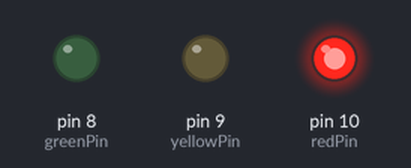
This sketch was run on a simulated Arduino Uno, built with avr-gcc and run on an emulated ATmega328P. Parts: output pins drawn as LEDs (lit = HIGH).

Above: at 1.5 s.
At 3.5 s:
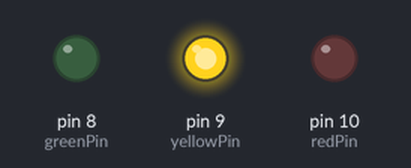
At 5.5 s:
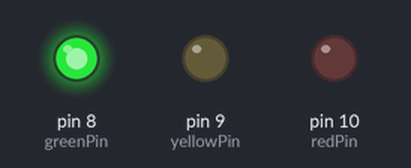
Timing chart, 0 to 10.4 s (numbered marks = the images above):
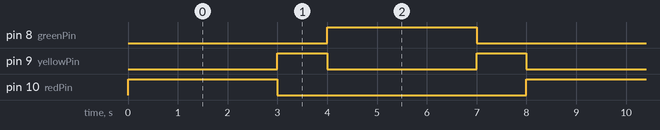

Measured:
- by itself, pin 8 (greenPin), pin 10 (redPin): alternates HIGH for 3.0 s and LOW for 5.0 s
- by itself, pin 9 (yellowPin): alternates HIGH for 1.0 s and LOW for 3.0 s
- by itself, everything shown: repeats every 8.0 s, in 5 steps

The sketch:

CW1adjust.ino
```cpp
int ledDelay=3000;
int redPin=10;
int redPin2=4;
int greenPin=8;
int greenPin2=7;
int yellowPin=9;

void setup()
{
    pinMode(redPin,OUTPUT);
    pinMode(yellowPin,OUTPUT);
    pinMode(greenPin,OUTPUT);
}

void loop()
{
    //state 1
    digitalWrite(redPin,HIGH);
    digitalWrite(greenPin2,HIGH);
    delay(3000);
    digitalWrite(redPin,LOW);
    digitalWrite(greenPin2,LOW);

    //state 2
    digitalWrite(yellowPin,HIGH);
    digitalWrite(redPin2,HIGH);
    delay(1000);
    digitalWrite(yellowPin,LOW);

    //state 3
    digitalWrite(greenPin,HIGH);
    delay(ledDelay);
    digitalWrite(greenPin,LOW);
    digitalWrite(redPin2,LOW);

    //state 4
    digitalWrite(yellowPin,HIGH);
    delay(1000);
    digitalWrite(yellowPin,LOW);
}
```
